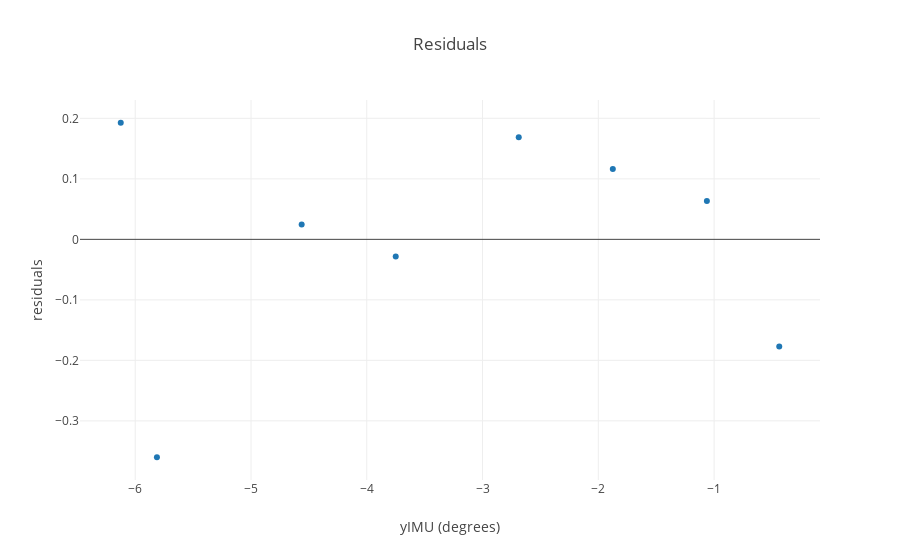

The notebook cell saved with this chart:
### Code cell
resid = yIMU - yPred
layout = go.Layout(
    title='Force vs Degrees of Deflection', yaxis=dict(title='degrees'),
    xaxis=dict(title='Force (in grams)'), legend=dict(x=.1, y=-.5) )
traceResid = go.Scatter( x = yIMU, y = resid, mode = 'markers',
    name = 'resid' )
data = [traceResid]
layout = go.Layout(
    title='Residuals', yaxis=dict(title='residuals'),
    xaxis=dict(title='yIMU (degrees)'), legend=dict(x=.1, y=-.5) )

fig = go.Figure(data=data, layout=layout)
iplot(fig)

### Figure 1 — Plotly figure (JSON) as saved in the notebook; plotly's stock layout.template omitted (floating-point values rounded to 4 significant figures)
{"data": [{"mode": "markers", "name": "resid", "type": "scatter", "x": [-0.4375, -1.062, -1.875, -2.688, -3.75, -4.562, -5.812, -6.125], "y": [-0.1771, 0.06324, 0.1161, 0.1689, -0.02827, 0.02455, -0.3601, 0.1927]}], "layout": {"legend": {"x": 0.1, "y": -0.5}, "title": "Residuals", "xaxis": {"title": "yIMU (degrees)"}, "yaxis": {"title": "residuals"}}}
